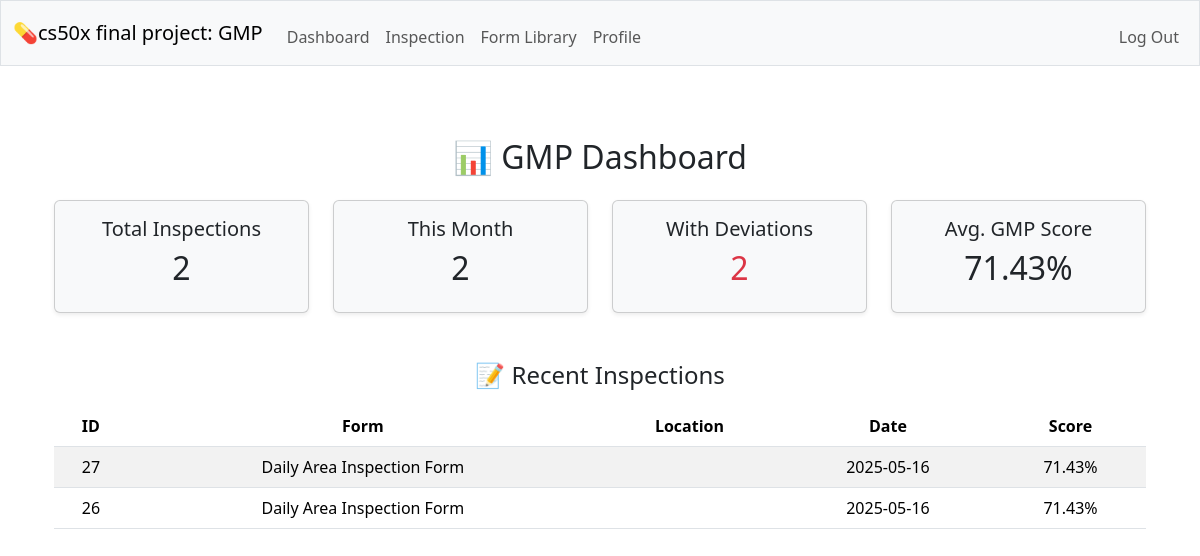
The page /dashboard (signed in) on the database as committed earlier.
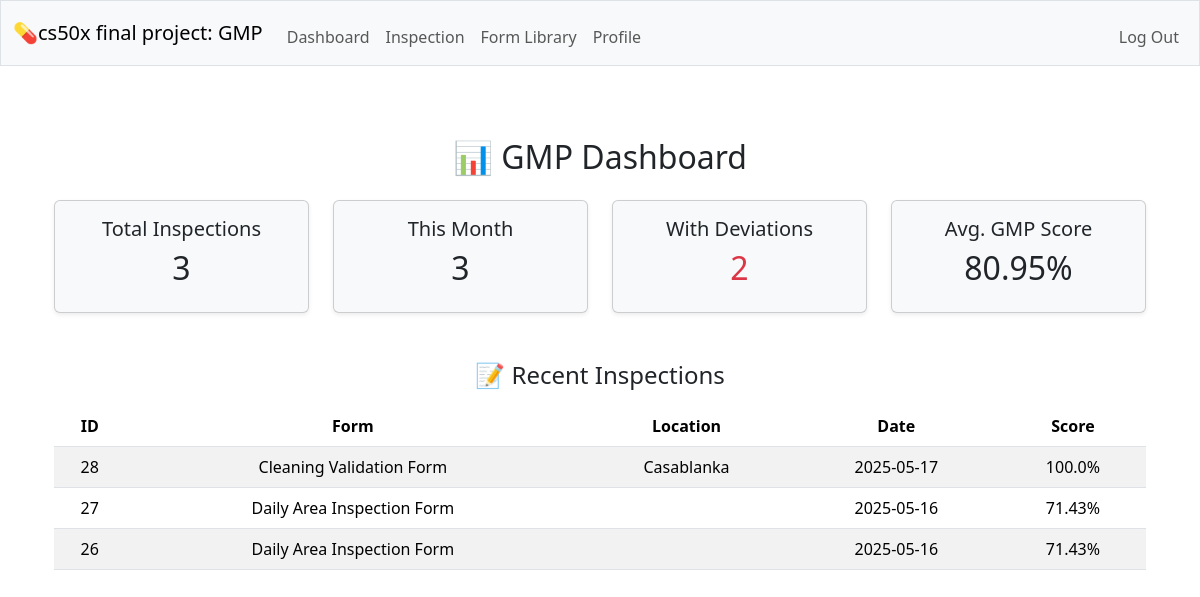
The same page on the database as committed later.
### tables this page shows
CREATE TABLE inspections (id INTEGER PRIMARY KEY AUTOINCREMENT NOT NULL, form_id INTEGER NOT NULL, inspector_id INTEGER NOT NULL, submitted_at DATETIME DEFAULT CURRENT_TIMESTAMP, location TEXT,  notes TEXT,  score REAL, FOREIGN KEY (form_id) REFERENCES forms(id), FOREIGN KEY (inspector_id) REFERENCES users(id)
);

CREATE TABLE forms (id INTEGER PRIMARY KEY AUTOINCREMENT NOT NULL, name TEXT NOT NULL UNIQUE, description TEXT NOT NULL, created_by INTEGER NOT NULL, FOREIGN KEY (created_by) REFERENCES users(id) );

### app.py (the view)
@app.route("/dashboard")
@login_required
def dashboard():
    user_id = session["user_id"]
    total_inspections = db.execute("""
        SELECT COUNT(*) AS count FROM inspections WHERE inspector_id = ?
    """, user_id)[0]["count"]
    current_month = datetime.now().strftime("%Y-%m")
    inspections_this_month = db.execute("""
        SELECT COUNT(*) AS count FROM inspections
        WHERE strftime('%Y-%m', submitted_at) = ?
    """, (current_month,))[0]["count"]
    deviations = db.execute("""
        SELECT COUNT(*) AS count FROM inspections
        WHERE inspector_id = ? AND score < 100
    """, user_id)[0]["count"]
    recent_inspections = db.execute("""
        SELECT i.id, f.name AS form_name, i.submitted_at, i.location, i.score
        FROM inspections i
        JOIN forms f ON i.form_id = f.id
        WHERE i.inspector_id = ?
        ORDER BY i.submitted_at DESC
        LIMIT 5
    """, user_id)
    avg_score = db.execute("""
        SELECT ROUND(AVG(score), 2) AS avg FROM inspections WHERE inspector_id = ?
    """, user_id)[0]["avg"] or 0
    return render_template("dashboard.html", total=total_inspections, this_month=inspections_this_month,
                           deviations=deviations, recent=recent_inspections, avg_score=avg_score)

### helpers.py (called while the page is built)
def login_required(f):
    @wraps(f)
    def decorated_function(*args, **kwargs):
        if session.get("user_id") is None:
            return redirect("/login")
        return f(*args, **kwargs)
    return decorated_function

### templates/dashboard.html (shortened to what this page needs)
{% extends "layout.html" %}
{% block main %}
<div class="container py-4">
    <h2 class="mb-4">📊 GMP Dashboard</h2>
    <div class="row text-center mb-4">
        <div class="col-md-3">
            <div class="card bg-light shadow-sm">
                <div class="card-body">
                    <h5>Total Inspections</h5>
                    <h2>{{ total }}</h2>
                </div>
            </div>
        </div>
        <div class="col-md-3">
            <div class="card bg-light shadow-sm">
                <div class="card-body">
                    <h5>This Month</h5>
                    <h2>{{ this_month }}</h2>
                </div>
            </div>
        </div>
        <div class="col-md-3">
            <div class="card bg-light shadow-sm">
                <div class="card-body">
                    <h5>With Deviations</h5>
                    <h2 class="text-danger">{{ deviations }}</h2>
                </div>
            </div>
        </div>
        <div class="col-md-3">
            <div class="card bg-light shadow-sm">
                <div class="card-body">
                    <h5>Avg. GMP Score</h5>
                    <h2>{{ avg_score }}%</h2>
                </div>
            </div>
        </div>
    </div>
    <h4 class="mt-5">📝 Recent Inspections</h4>
    <table class="table table-striped table-hover mt-3">
        <thead>
            <tr>
                <th>ID</th>
                <th>Form</th>
                <th>Location</th>
                <th>Date</th>
                <th>Score</th>
            </tr>
        </thead>
        <tbody>
            {% for inspection in recent %}
            <tr>
                <td>{{ inspection.id }}</td>
                <td>{{ inspection.form_name }}</td>
                <td>{{ inspection.location }}</td>
                <td>{{ inspection.submitted_at[:10] }}</td>
                <td>{{ inspection.score }}%</td>
            </tr>
            {% else %}
            <tr>
                <td colspan="5" class="text-center">No inspections found.</td>
            </tr>
            {% endfor %}
        </tbody>
    </table>
</div>
{% endblock %}

### templates/layout.html (shortened to what this page needs)
<!DOCTYPE html>
<html lang="en">
    <head>
        <link href="https://cdn.jsdelivr.net/npm/bootstrap@5.3.3/dist/css/bootstrap.min.css" rel="stylesheet">
        <link href="/static/styles.css" rel="stylesheet">
    </head>
    <body>
        <nav class="bg-light border navbar navbar-expand-md navbar-light">
            <div class="container-fluid">
                <a class="navbar-brand" href="/">💊cs50x final project: GMP</a>
                <div class="collapse navbar-collapse" id="navbar">
                    {% if session["user_id"] %}
                        <ul class="navbar-nav me-auto mt-2">
                            <li class="nav-item"><a class="nav-link" href="/dashboard">Dashboard</a></li>
                            <li class="nav-item"><a class="nav-link" href="/inspection_show">Inspection</a></li>
                            <li class="nav-item"><a class="nav-link" href="/forms_show">Form Library</a></li>
                            <li class="nav-item"><a class="nav-link" href="/profile">Profile</a></li>
                        </ul>
                        <ul class="navbar-nav ms-auto mt-2">
                            <li class="nav-item"><a class="nav-link" href="/logout">Log Out</a></li>
                        </ul>
                    {% else %}
                        <ul class="navbar-nav ms-auto mt-2">
                            <li class="nav-item"><a class="nav-link" href="/register">Register</a></li>
                            <li class="nav-item"><a class="nav-link" href="/login">Log In</a></li>
                        </ul>
                    {% endif %}
                </div>
            </div>
        </nav>
        <main class="container py-5 text-center">
            {% block main %}{% endblock %}
        </main>
    </body>
</html>

Rows that differ between the two databases and show on the page:
added inspections: id "28", form_name "Cleaning Validation Form", location "Casablanka", submitted_at "2025-05-17", score "100.0"
Other text that changed with them:
{{ total }}: "2" → "3"
{{ this_month }}: "2" → "3"
{{ avg_score }}: "71.43" → "80.95"
